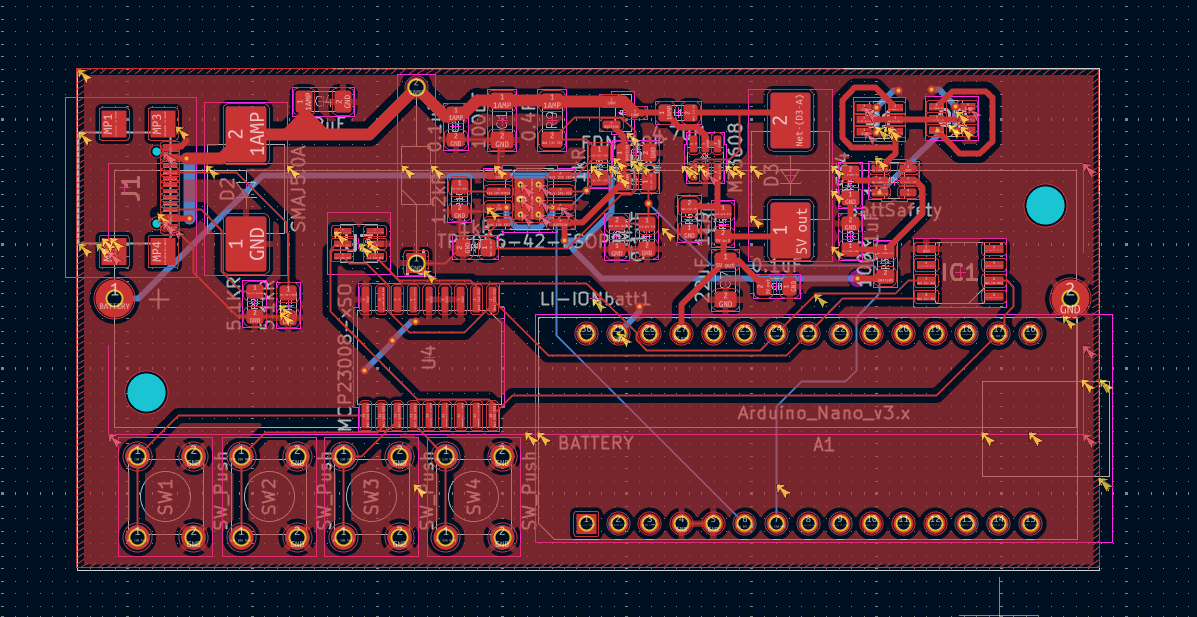
#> input picture FirstArdTest/Just theOLED/finishedpcbpic.png, 1197 x 617 px
$ python pixelart.py 'FirstArdTest/Just theOLED/finishedpcbpic.png'
#> lines starting #> are read from the running program, lines starting #| are printed output that depends on the picture; after the words box and inside, x2 and y2 are one past the last pixel; in counts of white or black regions, pixels touching at a corner belong together
import cv2
import numpy as np
import argparse
import os
import sys

# Ensure terminal can print UTF-8 characters (like block elements)
if sys.stdout.encoding != 'utf-8':
    sys.stdout.reconfigure(encoding='utf-8')

def convert_image(input_path, output_path, display_ascii=True, text_output_path=None, width=128, height=64, dark_thresh=100):
#> called with output_path = 'output_pixel_art.png', display_ascii = True, width = 128, height = 64, dark_thresh = 100
    if not os.path.exists(input_path):
        print(f"Error: Input file '{input_path}' not found.")
        return

    # Load image
    img = cv2.imread(input_path)
#> img is the input picture: shape (617, 1197, 3); mean B, G, R 49, 36.7, 79.5
    if img is None:
        print(f"Error: Could not load image from '{input_path}'.")
        return

    # Convert to grayscale
    gray = cv2.cvtColor(img, cv2.COLOR_BGR2GRAY)
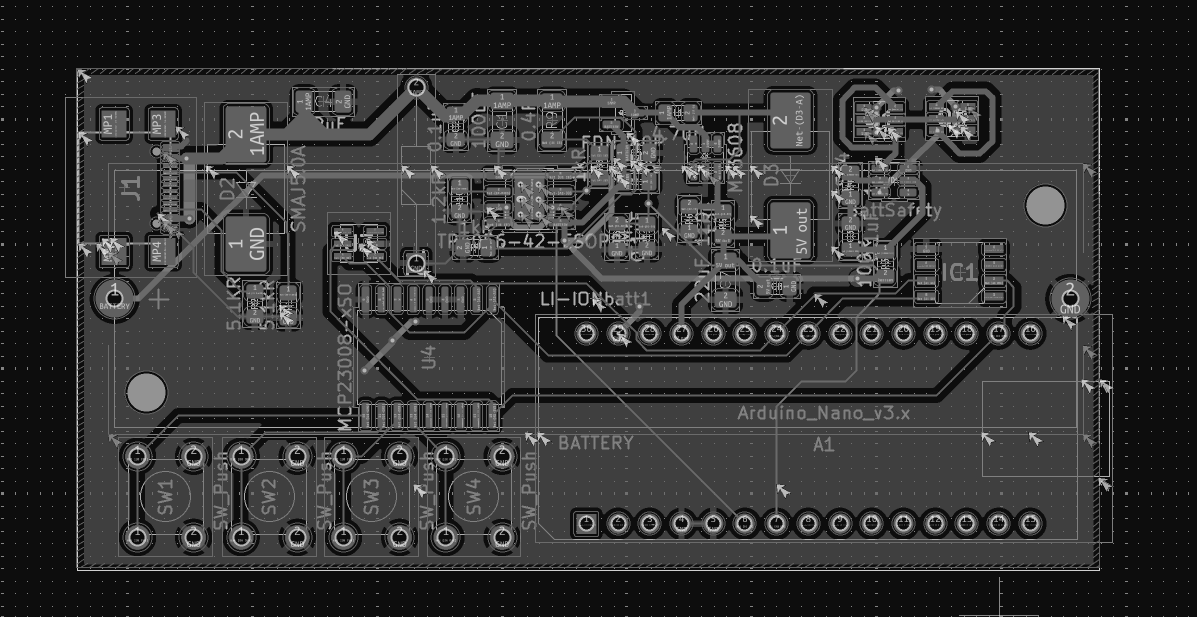
#> gray: shape (617, 1197); min 7, max 232, mean 50.6

    # Resize image to the target dimensions
    resized = cv2.resize(gray, (width, height), interpolation=cv2.INTER_AREA)
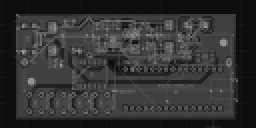
#> resized: shape (64, 128) (shown 2 times larger); min 13, max 157, mean 50.6

    # 1. Pixel Art Outlines (Canny edge detection)
    edges = cv2.Canny(resized, 100, 200)
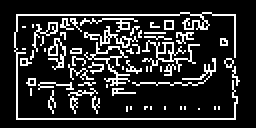
#> edges: shape (64, 128) (shown 2 times larger); 16.8% white in thin lines or dots, all inside (x1, y1, x2, y2) = (7, 6, 120, 60)

    # 2. Dark Swatches
    # Threshold for darker colors. Anything darker than dark_thresh becomes solid.
    _, dark_swatches = cv2.threshold(resized, dark_thresh, 255, cv2.THRESH_BINARY_INV)
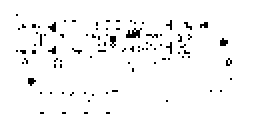
#> dark_swatches: shape (64, 128) (shown 2 times larger); 96.7% white; black in thin lines or dots, all inside (x1, y1, x2, y2) = (8, 7, 116, 57)

    # 3. Combine outlines and dark swatches
    edges = cv2.bitwise_or(edges, dark_swatches)
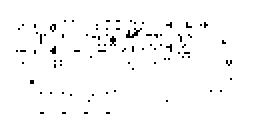
#> edges: shape (64, 128) (shown 2 times larger); 97.7% white; black in thin lines or dots, all inside (x1, y1, x2, y2) = (8, 10, 116, 57)

    # Invert to make the detected features black (0) and background white (255)
    pixel_art = cv2.bitwise_not(edges)

    # Save output image
    if output_path:
        cv2.imwrite(output_path, pixel_art)
        print(f"Saved 128x64 pixel art to '{output_path}'")

    if display_ascii or text_output_path:
        ascii_output = ""
        # We use Unicode block elements to pack 2 vertical pixels into 1 character
        # This makes the 128x64 image fit comfortably in most terminals (128x32 characters)
        for y in range(0, height, 2):
            line = ""
            for x in range(width):
                top_edge = edges[y, x] > 127
                bottom_edge = edges[y+1, x] > 127 if (y+1) < height else False

                # In terminal, block characters are drawn in the foreground color.
                # So drawing a block means drawing the *edge*.
                if top_edge and bottom_edge:
                    line += "█" # Full block
                elif top_edge:
                    line += "▀" # Upper half block
                elif bottom_edge:
                    line += "▄" # Lower half block
                else:
                    line += " " # Space
            ascii_output += line + "\n"

        if display_ascii:
            print(f"\nASCII Art Representation ({width}x{height}):\n")
            print(ascii_output)

        if text_output_path:
            with open(text_output_path, 'w', encoding='utf-8') as f:
                f.write(ascii_output)
            print(f"Saved ASCII art to text file '{text_output_path}'")

if __name__ == "__main__":
    parser = argparse.ArgumentParser(description="Convert an image to 128x64 B&W pixel art (outlines).")
    parser.add_argument("input", help="Path to the input image file.")
    parser.add_argument("-o", "--output", default="output_pixel_art.png", help="Path to save the output image (default: output_pixel_art.png)")
    parser.add_argument("-t", "--text-out", default=None, help="Path to save the ASCII output to a text file.")
    parser.add_argument("--no-ascii", action="store_true", help="Disable ASCII art output to terminal.")
    parser.add_argument("-d", "--dark-thresh", type=int, default=100, help="Intensity threshold (0-255) for dark swatches. Pixels darker than this become solid. Default is 100.")

    args = parser.parse_args()

    convert_image(args.input, args.output, display_ascii=not args.no_ascii, text_output_path=args.text_out, dark_thresh=args.dark_thresh)
